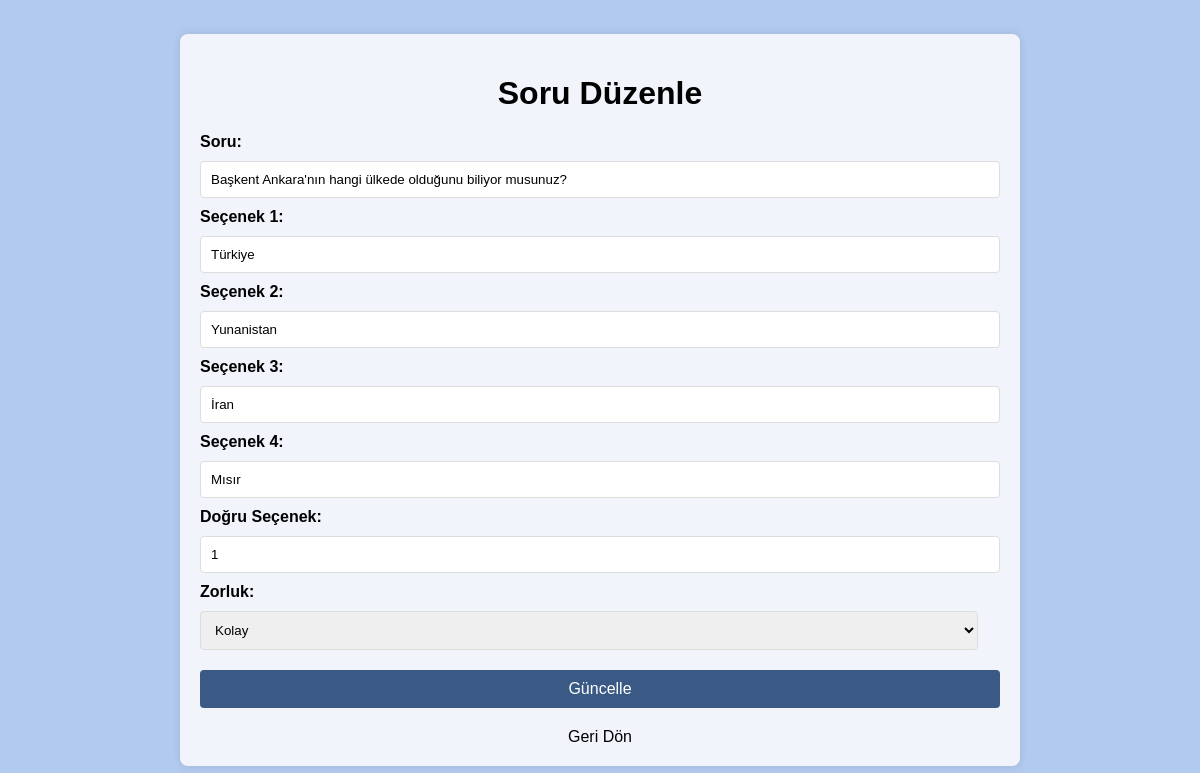
The page /edit_question.php?id=9 (signed in) on the database its author committed.
### tables this page shows
CREATE TABLE questions (
    id INTEGER PRIMARY KEY AUTOINCREMENT,
    question TEXT NOT NULL,
    option1 TEXT NOT NULL,
    option2 TEXT NOT NULL,
    option3 TEXT NOT NULL,
    option4 TEXT NOT NULL,
    correct_option INTEGER NOT NULL,
    difficulty TEXT NOT NULL
);

### edit_question.php (the view, shortened to what this page needs)
<?php
include('db_connection.php');
$question_id = $_GET['id'];
$stmt = $db->prepare("SELECT * FROM questions WHERE id = ?");
$stmt->execute([$question_id]);
$question = $stmt->fetch(PDO::FETCH_ASSOC);
?>
<!DOCTYPE html>
<html lang="en">
<head>
</head>
<body>
    <div class="container">
        <h1>Soru Düzenle</h1>
        <form action="edit_question.php?id=<?php echo $question_id; ?>" method="POST">
            <label for="question">Soru:</label>
            <input type="text" id="question" name="question" value="<?php echo htmlspecialchars($question['question']); ?>" required>
            <label for="option1">Seçenek 1:</label>
            <input type="text" id="option1" name="option1" value="<?php echo htmlspecialchars($question['option1']); ?>" required>
            <label for="option2">Seçenek 2:</label>
            <input type="text" id="option2" name="option2" value="<?php echo htmlspecialchars($question['option2']); ?>" required>
            <label for="option3">Seçenek 3:</label>
            <input type="text" id="option3" name="option3" value="<?php echo htmlspecialchars($question['option3']); ?>" required>
            <label for="option4">Seçenek 4:</label>
            <input type="text" id="option4" name="option4" value="<?php echo htmlspecialchars($question['option4']); ?>" required>
            <label for="correct_option">Doğru Seçenek:</label>
            <input type="number" id="correct_option" name="correct_option" min="1" max="4" value="<?php echo htmlspecialchars($question['correct_option']); ?>" required>
            <label for="difficulty">Zorluk:</label>
            <select id="difficulty" name="difficulty" required>
                <option value="easy" <?php echo $question['difficulty'] == 'easy' ? 'selected' : ''; ?>>Kolay</option>
            </select>
            <button type="submit">Güncelle</button>
        </form>
        <a href="view_questions.php">Geri Dön</a>
    </div>
</body>
</html>

### edit_question.php (style rules this page uses)
body { font-family: Arial, sans-serif; background-color: #B2CAEE; display: flex; justify-content: center; align-items: center; min-height: 100vh; margin: 0; padding: 0; background-image: url('images/yavuzlar_logo1.png'); background-position: top right; background-repeat: no-repeat; background-size: 350px; }
.container { width: 100%; max-width: 800px; margin: 20px auto; background: #F1F4FB; padding: 20px; border-radius: 8px; box-shadow: 0 0 10px rgba(0, 0, 0, 0.1); }
h1 { text-align: center; color: #000; }
label { display: block; margin-bottom: 10px; font-weight: bold; }
input[type="text"], input[type="number"], select { width: calc(100% - 22px); padding: 10px; margin-bottom: 10px; border: 1px solid #ddd; border-radius: 4px; }
button { display: block; width: 100%; padding: 10px; margin-top: 10px; font-size: 16px; border: none; border-radius: 4px; background-color: #3A5985; color: #fff; cursor: pointer; }
a { display: block; margin-top: 20px; text-align: center; color: #000; text-decoration: none; }

### rows shown on the page
questions: question "Başkent Ankara'nın hangi ülkede olduğunu biliyor musunuz?", option1 "Türkiye", option2 "Yunanistan", option3 "İran", option4 "Mısır", correct_option "1"
